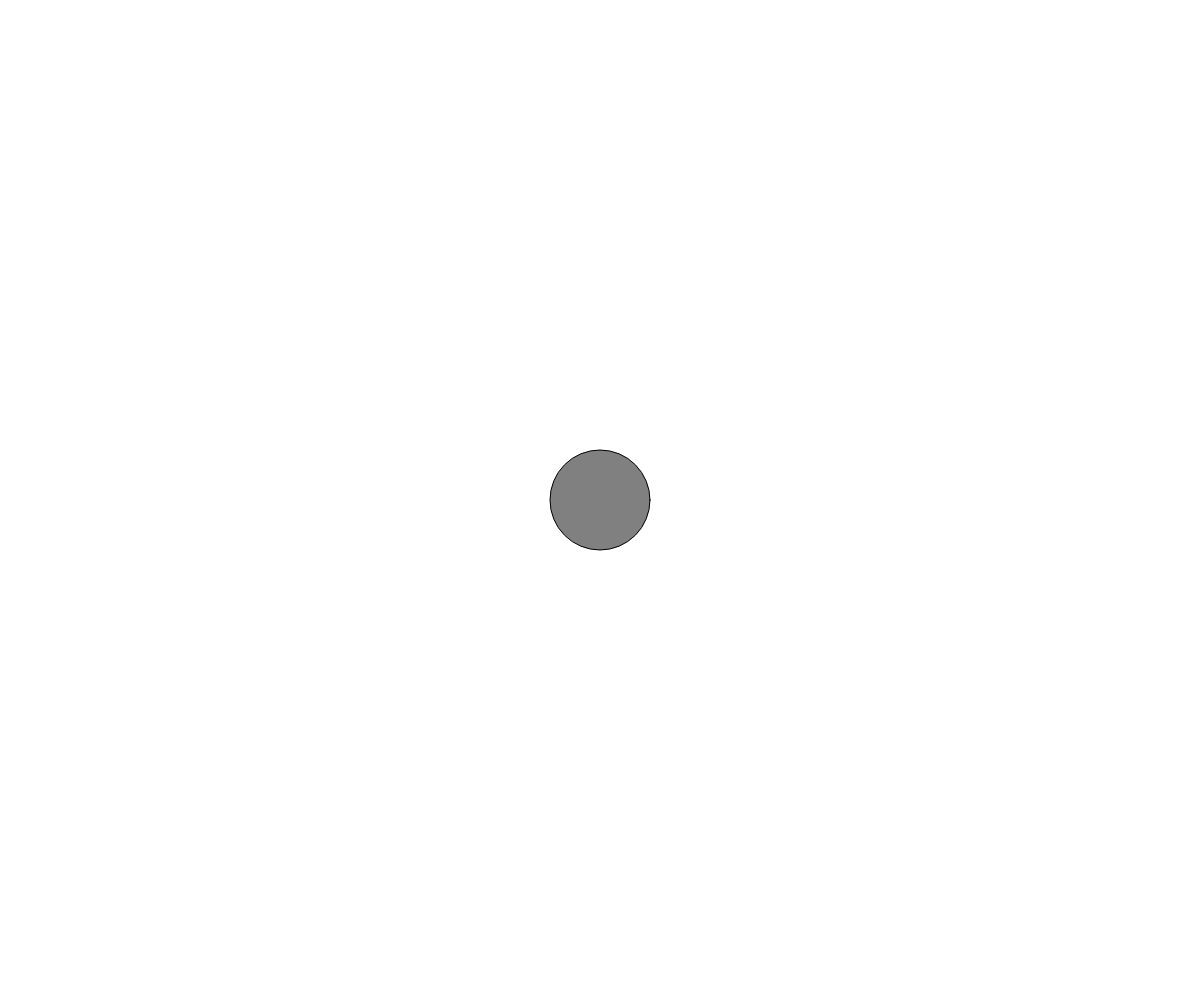
Frame 1 (no input)
Frame 60 (no input): identical to frame 1, image omitted
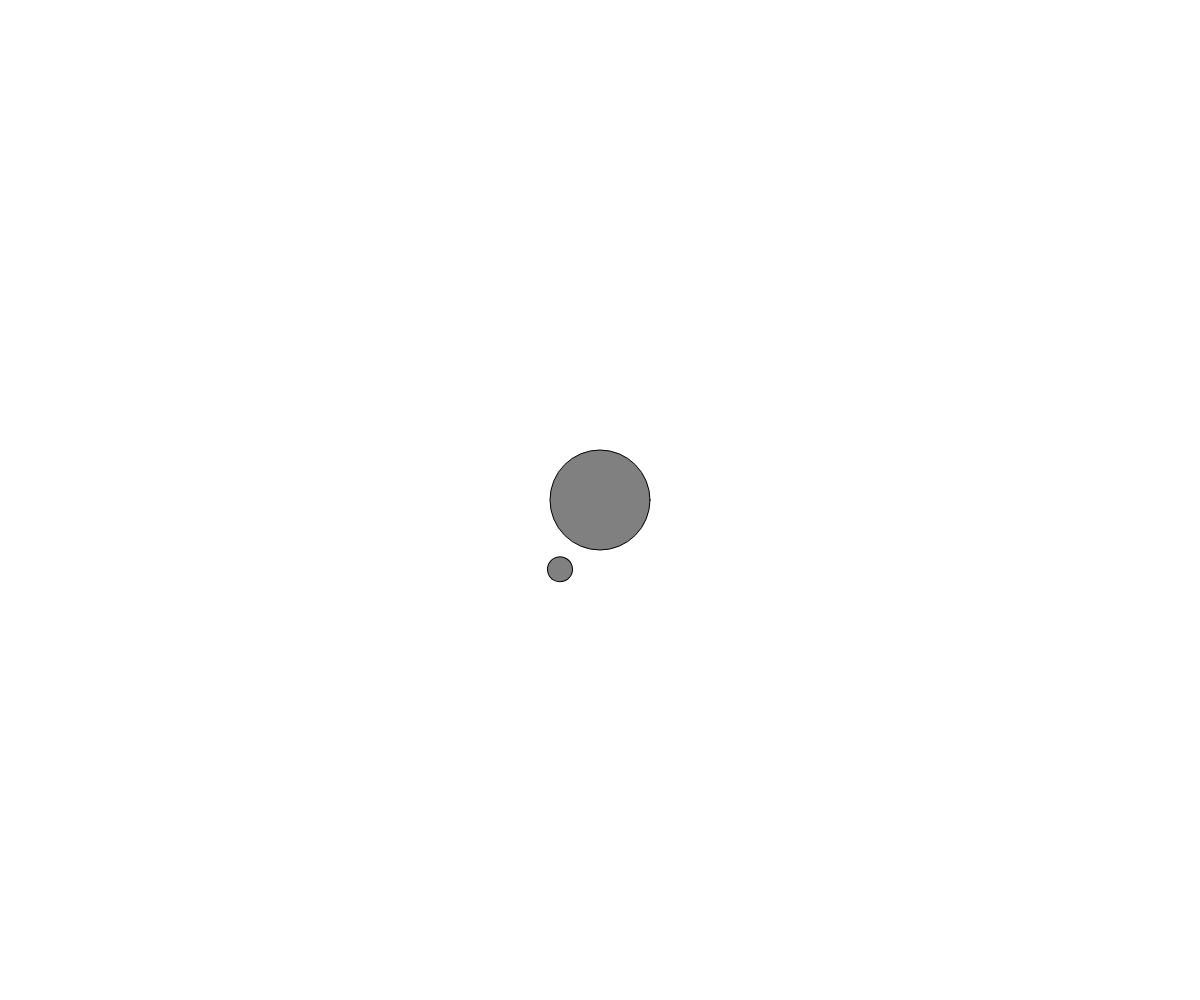
Frame 120 (the mouse pressed at the canvas centre since frame 60)

The p5.js sketch that drew these frames (run headless with seeded random() and noise() and a simulated clock; from frame 60 on, the mouse is pressed at the canvas centre):

// p5.js sketch
// ── sketch.js
// planets and moons demo
// Ethan Meachem
// 3/19/2025

//globals
let myPlanet;
let stars;

function setup() {
  createCanvas(windowWidth, windowHeight);
  stars = (width*height)/30;
  angleMode(DEGREES);
  myPlanet = new Planet(width/2, height/2);
}

function draw() {
  background("white");
  fill("grey");
  myPlanet.display();
}

// function drawStars(){
//   noFill();
//   stroke("black");
//   background("white");
//   for(i = 0; i<stars; i++){
//     let x = random(-10, width+10);
//     let y = random(-10, height+10);
//     let d = random(20,80);

//     circle(x,y,d);
//   }
//   starsDrawn = true;
// }

function mousePressed(){
  if(keyIsPressed && keyCode === SHIFT){
    myPlanet = new Planet(mouseX, mouseY);
  }
  else{
    myPlanet.createMoon();
  }
}

function keyPressed(){
  if(keyCode !== SHIFT){
    myPlanet.relocate(mouseX, mouseY);    
  }
}


class Planet{
  constructor(x,y){
    this.x=x; this.y=y; this.s= 100;
    this.moons=[];
  }

  display(){
    circle(this.x, this.y, this.s);

    for(let m of this.moons){
      m.update();
    }
  }

  createMoon(){
    this.moons.push(new Moon(this.x, this.y));
    
  }
  relocate(x, y){
    this.x = x; this.y = y;
    for (let m of this.moons){
      m.x = x, m.y = y;
    }
  }
}

class Moon{
  constructor(x,y){
    this.x = x; this.y = y; this.speed = 2;
    this.angle = 0; this.orbitRadius = 80; this.s = 25;
  }

  update(){
    this.move();
    this.display();
  }

  move(){
    this.angle += this.speed;
  }

  display(){
    push();
    translate(this.x, this.y);
    rotate(this.angle);
    circle(this.orbitRadius, 0, this.s);
    pop();
  }
  
}
